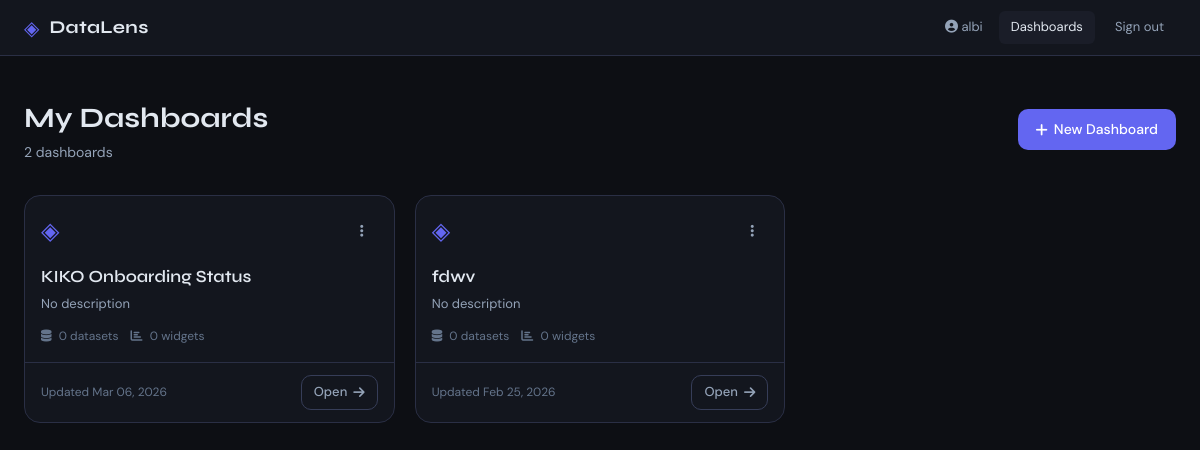
Screenshot of /home (signed in) with the database file from the repository.
### tables this page shows
CREATE TABLE dashboards (
                id INTEGER PRIMARY KEY AUTOINCREMENT,
                uid TEXT UNIQUE NOT NULL,
                name TEXT NOT NULL,
                description TEXT DEFAULT '',
                created_at TEXT NOT NULL,
                updated_at TEXT NOT NULL,
                user_id INTEGER NOT NULL, dashboard_filters TEXT DEFAULT '[]',
                FOREIGN KEY(user_id) REFERENCES users(id)
            );

### app.py (the view)
@app.route('/home')
@login_required
def home():
    uid = current_user_id()
    with get_db() as db:
        dashboards = db.execute(
            'SELECT * FROM dashboards WHERE user_id=? ORDER BY updated_at DESC', (uid,)
        ).fetchall()
        result = []
        for d in dashboards:
            ds_count = db.execute('SELECT COUNT(*) FROM datasets WHERE dashboard_id=?', (d['id'],)).fetchone()[0]
            wg_count = db.execute('SELECT COUNT(*) FROM widgets WHERE dashboard_id=?', (d['id'],)).fetchone()[0]
            entry = dict(d)
            entry['ds_count'] = ds_count
            entry['wg_count'] = wg_count
            try:
                entry['updated_display'] = datetime.fromisoformat(d['updated_at']).strftime('%b %d, %Y')
            except Exception:
                entry['updated_display'] = d['updated_at'][:10]
            result.append(entry)
    return render_template('home.html', dashboards=result)

### app.py (called while the page is built)
def get_db():
    conn = sqlite3.connect(DB_PATH)
    conn.row_factory = sqlite3.Row
    conn.execute('PRAGMA journal_mode=WAL')
    return conn

def login_required(f):
    @wraps(f)
    def decorated(*args, **kwargs):
        if 'user_id' not in session:
            return redirect(url_for('login'))
        return f(*args, **kwargs)
    return decorated

def current_user_id():
    return session.get('user_id')

def current_username():
    return session.get('username', '')

@app.context_processor
def inject_user():
    return dict(
        current_username=current_username(),
        is_authenticated='user_id' in session
    )

### templates/home.html (shortened to what this page needs)
{% extends 'base.html' %}
{% block content %}
<div class="home-page">
  <div class="home-header">
    <div>
      <h2>My Dashboards</h2>
      <p>{{ dashboards|length }} dashboard{{ 's' if dashboards|length != 1 else '' }}</p>
    </div>
    <a href="{{ url_for('new_dashboard') }}" class="btn-primary">
      <i class="fa fa-plus"></i> New Dashboard
    </a>
  </div>
  {% if not dashboards %}
  <div class="empty-state">
    <div class="empty-icon">◈</div>
    <h3>No dashboards yet</h3>
    <p>Create your first dashboard to start visualizing your data</p>
    <a href="{{ url_for('new_dashboard') }}" class="btn-primary">
      <i class="fa fa-plus"></i> Create Dashboard
    </a>
  </div>
  {% else %}
  <div class="dashboard-grid">
    {% for d in dashboards %}
    <div class="dashboard-card" data-uid="{{ d.uid }}">
      <div class="card-header">
        <div class="card-icon">◈</div>
        <div class="card-menu">
          <button class="icon-btn" onclick="showCardMenu(event, '{{ d.uid }}', '{{ d.name|e }}')">
            <i class="fa fa-ellipsis-v"></i>
          </button>
        </div>
      </div>
      <a href="{{ url_for('dashboard_view', uid=d.uid) }}" class="card-body">
        <h3>{{ d.name }}</h3>
        <p>{{ d.description or 'No description' }}</p>
        <div class="card-meta">
          <span><i class="fa fa-database"></i> {{ d.datasets|length }} dataset{{ 's' if d.datasets|length != 1 else '' }}</span>
          <span><i class="fa fa-chart-bar"></i> {{ d.widgets|length }} widget{{ 's' if d.widgets|length != 1 else '' }}</span>
        </div>
      </a>
      <div class="card-footer">
        <span class="card-date">Updated {{ d.updated_display }}</span>
        <a href="{{ url_for('dashboard_view', uid=d.uid) }}" class="btn-ghost btn-sm">Open <i class="fa fa-arrow-right"></i></a>
      </div>
    </div>
    {% endfor %}
  </div>
  {% endif %}
</div>
{% endblock %}

### templates/base.html (shortened to what this page needs)
<!DOCTYPE html>
<html lang="en">
<head>
  <link rel="stylesheet" href="https://cdnjs.cloudflare.com/ajax/libs/font-awesome/6.5.1/css/all.min.css">
  <link rel="stylesheet" href="{{ url_for('static', filename='css/main.css') }}">
</head>
<body>
  {% if is_authenticated %}
  <nav class="navbar">
    <div class="nav-brand">
      <span class="brand-icon">◈</span>
      <span class="brand-name">DataLens</span>
    </div>
    <div class="nav-right">
      <span class="nav-user"><i class="fa fa-user-circle"></i> {{ current_username }}</span>
      <a href="{{ url_for('home') }}" class="nav-link {% if request.endpoint == 'home' %}active{% endif %}">Dashboards</a>
      <a href="{{ url_for('logout') }}" class="nav-link">Sign out</a>
    </div>
  </nav>
  {% endif %}
  <main>{% block content %}{% endblock %}</main>
</body>
</html>

### static/css/main.css (style rules this page uses)
:root { --bg: #0d0f14; --bg2: #13161e; --bg3: #1a1d28; --bg4: #20243a; --border: #2a2f45; --border2: #363d58; --accent: #6366f1; --accent2: #8b5cf6; --accent-glow: rgba(99,102,241,0.3); --text: #e2e8f0; --text2: #94a3b8; --text3: #64748b; --danger: #ef4444; --success: #10b981; --warning: #f59e0b; --font-display: 'Syne', sans-serif; --font-body: 'DM Sans', sans-serif; --radius: 10px; --radius-lg: 16px; --shadow: 0 4px 24px rgba(0,0,0,0.4); --transition: 0.2s cubic-bezier(0.4,0,0.2,1); }
*, *::before, *::after { box-sizing: border-box; margin: 0; padding: 0; }
html { height: 100%; }
body { font-family: var(--font-body); background: var(--bg); color: var(--text); min-height: 100vh; font-size: 14px; line-height: 1.6; }
a { color: var(--accent); text-decoration: none; }
button { cursor: pointer; font-family: var(--font-body); }
.navbar { display: flex; align-items: center; justify-content: space-between; padding: 0 24px; height: 56px; background: var(--bg2); border-bottom: 1px solid var(--border); position: sticky; top: 0; z-index: 100; }
.nav-brand { display: flex; align-items: center; gap: 10px; }
.brand-icon { font-size: 20px; color: var(--accent); }
.brand-name { font-family: var(--font-display); font-weight: 700; font-size: 18px; letter-spacing: 0.02em; }
.nav-right { display: flex; align-items: center; gap: 8px; }
.nav-user { color: var(--text2); font-size: 13px; margin-right: 8px; }
.nav-link { color: var(--text2); font-size: 13px; padding: 6px 12px; border-radius: 6px; transition: all var(--transition); }
.nav-link:hover, .nav-link.active { color: var(--text); background: var(--bg3); }
.btn-primary { display: inline-flex; align-items: center; gap: 6px; background: var(--accent); color: white; border: none; border-radius: var(--radius); padding: 9px 18px; font-size: 14px; font-weight: 500; transition: all var(--transition); white-space: nowrap; }
.btn-ghost { display: inline-flex; align-items: center; gap: 6px; background: transparent; color: var(--text2); border: 1px solid var(--border2); border-radius: var(--radius); padding: 9px 18px; font-size: 14px; font-weight: 500; transition: all var(--transition); white-space: nowrap; }
.btn-ghost.btn-sm { padding: 6px 12px; font-size: 13px; }
.icon-btn { background: none; border: none; color: var(--text2); width: 32px; height: 32px; border-radius: 6px; display: inline-flex; align-items: center; justify-content: center; transition: all var(--transition); font-size: 14px; }
.home-page { max-width: 1200px; margin: 0 auto; padding: 40px 24px; }
.home-header { display: flex; align-items: center; justify-content: space-between; margin-bottom: 32px; }
.home-header h2 { font-family: var(--font-display); font-size: 28px; font-weight: 700; }
.home-header p { color: var(--text2); font-size: 14px; }
.dashboard-grid { display: grid; grid-template-columns: repeat(auto-fill, minmax(320px, 1fr)); gap: 20px; }
.dashboard-card { background: var(--bg2); border: 1px solid var(--border); border-radius: var(--radius-lg); overflow: hidden; transition: all var(--transition); display: flex; flex-direction: column; }
.card-header { display: flex; align-items: center; justify-content: space-between; padding: 16px 16px 0; }
.card-icon { font-size: 24px; color: var(--accent); }
.card-body { display: block; padding: 12px 16px 16px; flex: 1; color: var(--text); }
.card-body h3 { font-family: var(--font-display); font-size: 17px; font-weight: 600; margin-bottom: 4px; }
.card-body p { color: var(--text2); font-size: 13px; margin-bottom: 12px; }
.card-meta { display: flex; gap: 12px; font-size: 12px; color: var(--text3); }
.card-meta i { margin-right: 4px; }
.card-footer { display: flex; align-items: center; justify-content: space-between; padding: 12px 16px; border-top: 1px solid var(--border); }
.card-date { font-size: 12px; color: var(--text3); }

### rows the page displays
dashboards: name "KIKO Onboarding Status", description "No description", datasets|length "0", datasets "s", widgets|length "0", widgets "s", updated_display "Mar 06, 2026"
dashboards: name "fdwv", description "No description", datasets|length "0", datasets "s", widgets|length "0", widgets "s", updated_display "Feb 25, 2026"

### other values shown
{{ current_username }} "albi"
{{ dashboards|length }} "2"
{{ 's' if dashboards|length != 1 else '' }} "s"
